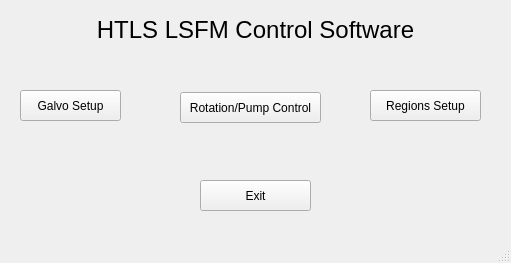
<?xml version="1.0" encoding="UTF-8"?>
<ui version="4.0">
 <class>HTLSMainWindow</class>
 <widget class="QMainWindow" name="HTLSMainWindow">
  <property name="geometry">
   <rect>
    <x>0</x>
    <y>0</y>
    <width>511</width>
    <height>263</height>
   </rect>
  </property>
  <property name="windowTitle">
   <string>Main Window</string>
  </property>
  <widget class="QWidget" name="centralwidget">
   <widget class="QPushButton" name="galvo_button">
    <property name="geometry">
     <rect>
      <x>20</x>
      <y>90</y>
      <width>101</width>
      <height>31</height>
     </rect>
    </property>
    <property name="text">
     <string>Galvo Setup</string>
    </property>
   </widget>
   <widget class="QLabel" name="lsfm_label">
    <property name="geometry">
     <rect>
      <x>30</x>
      <y>0</y>
      <width>451</width>
      <height>61</height>
     </rect>
    </property>
    <property name="layoutDirection">
     <enum>Qt::LeftToRight</enum>
    </property>
    <property name="text">
     <string>&lt;html&gt;&lt;head/&gt;&lt;body&gt;&lt;p align=&quot;center&quot;&gt;&lt;span style=&quot; font-size:18pt;&quot;&gt;HTLS LSFM Control Software&lt;/span&gt;&lt;/p&gt;&lt;/body&gt;&lt;/html&gt;</string>
    </property>
   </widget>
   <widget class="QPushButton" name="regions_button">
    <property name="geometry">
     <rect>
      <x>370</x>
      <y>90</y>
      <width>111</width>
      <height>31</height>
     </rect>
    </property>
    <property name="text">
     <string>Regions Setup</string>
    </property>
   </widget>
   <widget class="QPushButton" name="exit_button">
    <property name="geometry">
     <rect>
      <x>200</x>
      <y>180</y>
      <width>111</width>
      <height>31</height>
     </rect>
    </property>
    <property name="text">
     <string>Exit</string>
    </property>
   </widget>
   <widget class="QPushButton" name="rotation_and_pump_button">
    <property name="geometry">
     <rect>
      <x>180</x>
      <y>92</y>
      <width>141</width>
      <height>31</height>
     </rect>
    </property>
    <property name="whatsThis">
     <string>&lt;html&gt;&lt;head/&gt;&lt;body&gt;&lt;p&gt;Shows the Acquisition Settings Dialog for additional acquisition settings and to start acquisition.&lt;/p&gt;&lt;/body&gt;&lt;/html&gt;</string>
    </property>
    <property name="text">
     <string>Rotation/Pump Control</string>
    </property>
   </widget>
  </widget>
  <widget class="QMenuBar" name="menubar">
   <property name="geometry">
    <rect>
     <x>0</x>
     <y>0</y>
     <width>511</width>
     <height>26</height>
    </rect>
   </property>
  </widget>
  <widget class="QStatusBar" name="statusbar"/>
 </widget>
 <resources/>
 <connections/>
</ui>
